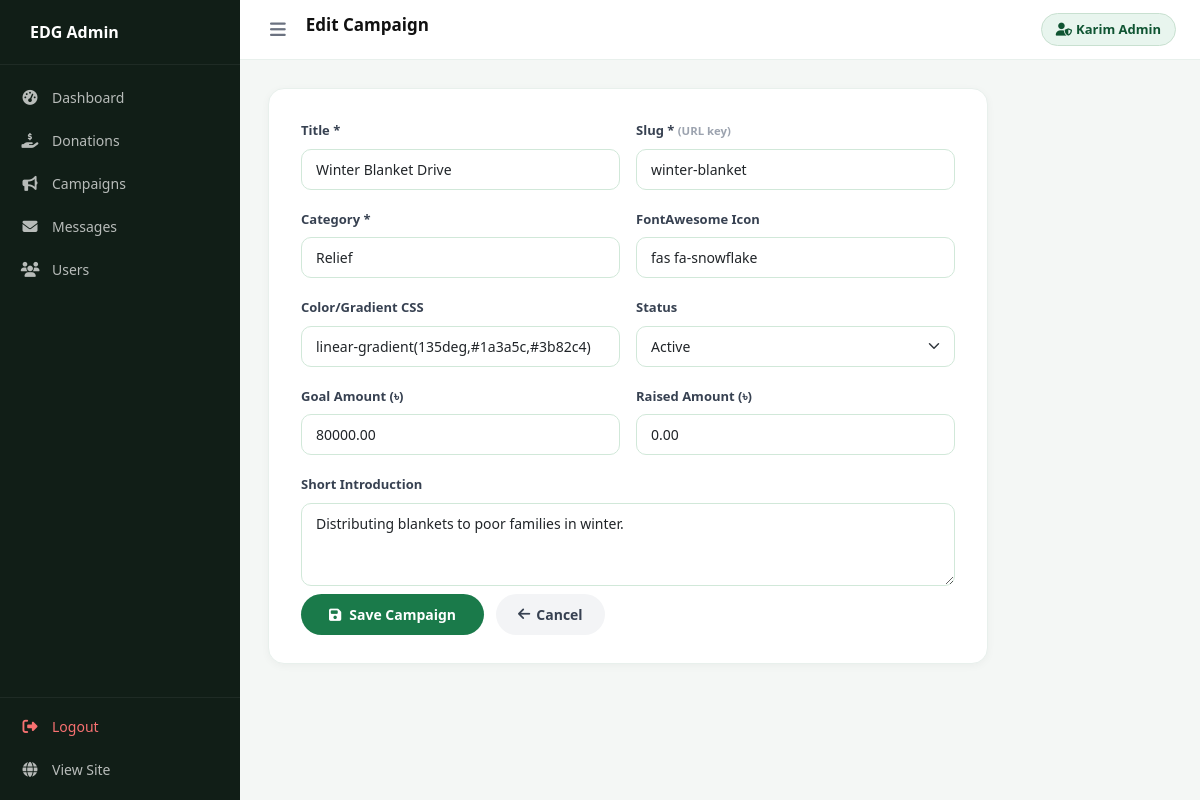
The app's page /admin/campaign-edit.php?id=1 (signed in) with its own data.
### tables this page shows
CREATE TABLE IF NOT EXISTS campaigns (
    id            INT UNSIGNED    AUTO_INCREMENT PRIMARY KEY,
    slug          VARCHAR(100)    NOT NULL UNIQUE,
    title         VARCHAR(150)    NOT NULL,
    category      VARCHAR(80)     NOT NULL,
    icon          VARCHAR(100)    NOT NULL DEFAULT 'fas fa-heart',
    color         VARCHAR(200)    DEFAULT '#1a7a4a',
    goal_amount   DECIMAL(12,2)   NOT NULL DEFAULT 0,
    raised_amount DECIMAL(12,2)   NOT NULL DEFAULT 0,
    pct_funded    INT             NOT NULL DEFAULT 0,
    intro         TEXT,
    status        ENUM('active','inactive') DEFAULT 'active',
    created_at    TIMESTAMP       DEFAULT CURRENT_TIMESTAMP
);

### includes/auth.php (called while the page is built, shortened)
<?php
function flash_get(): ?array {
    $f = $_SESSION['flash'] ?? null;
    return $f;
}

### admin/campaign-edit.php (the view, shortened to what this page needs)
<?php
require_once 'includes/admin-auth.php';
$id = (int)($_GET['id'] ?? 0);
$campaign = $id ? $pdo->prepare('SELECT * FROM campaigns WHERE id=?') : null;
if ($campaign) { $campaign->execute([$id]); $campaign = $campaign->fetch(); }
require_once 'includes/admin-header.php';
$v = fn($f) => htmlspecialchars($campaign[$f] ?? ($_POST[$f] ?? ''));
?>
<div class="form-card">
  <form method="POST">
    <div class="row g-3">
      <div class="col-sm-6"><label class="form-label">Title *</label><input type="text" name="title" class="form-control" value="<?= $v('title') ?>" required></div>
      <div class="col-sm-6"><label class="form-label">Slug * <small style="color:#9ca3af;">(URL key)</small></label><input type="text" name="slug" class="form-control" value="<?= $v('slug') ?>" required></div>
      <div class="col-sm-6"><label class="form-label">Category *</label><input type="text" name="category" class="form-control" value="<?= $v('category') ?>" placeholder="Education, Health..." required></div>
      <div class="col-sm-6"><label class="form-label">FontAwesome Icon</label><input type="text" name="icon" class="form-control" value="<?= $v('icon') ?>" placeholder="fas fa-backpack"></div>
      <div class="col-sm-6"><label class="form-label">Color/Gradient CSS</label><input type="text" name="color" class="form-control" value="<?= $v('color') ?>" placeholder="linear-gradient(...)"></div>
      <div class="col-sm-6"><label class="form-label">Status</label>
        <select name="status" class="form-select">
          <option value="active"   <?= ($campaign['status']??'active')==='active'?'selected':'' ?>>Active</option>
        </select>
      </div>
      <div class="col-sm-6"><label class="form-label">Goal Amount (৳)</label><input type="number" name="goal_amount" class="form-control" value="<?= $v('goal_amount') ?>" step="1000" min="0"></div>
      <div class="col-sm-6"><label class="form-label">Raised Amount (৳)</label><input type="number" name="raised_amount" class="form-control" value="<?= $v('raised_amount') ?>" step="100" min="0"></div>
      <div class="col-12"><label class="form-label">Short Introduction</label><textarea name="intro" class="form-control" rows="3" placeholder="Brief description..."><?= $v('intro') ?></textarea></div>
      <div class="col-12 mt-2" style="display:flex;gap:12px;">
        <button type="submit" class="btn-green"><i class="fas fa-save me-2"></i>Save Campaign</button>
        <a href="campaigns.php" style="background:#f3f4f6;color:#374151;border:none;border-radius:30px;padding:10px 22px;font-size:14px;font-weight:600;text-decoration:none;display:inline-flex;align-items:center;gap:6px;"><i class="fas fa-arrow-left"></i>Cancel</a>
      </div>
    </div>
  </form>
</div>
<?php require_once 'includes/admin-footer.php'; ?>

### assets/css/admin.css (style rules this page uses)
:root { --sidebar-w: 240px; --sidebar-collapsed-w: 68px; --green: #1a7a4a; --green-dk:#0f5432; --gold: #d4a017; --topbar-h:60px; --bg: #f4f7f5; --sidebar-bg: #111e17; --sidebar-text: rgba(255,255,255,.70); --sidebar-hover: rgba(255,255,255,.07); --sidebar-active-bg: rgba(26,122,74,.30); --sidebar-active-border: #1a7a4a; }
*, *::before, *::after { box-sizing: border-box; margin: 0; padding: 0; }
body { background: var(--bg); font-family: 'Segoe UI', sans-serif; display: flex; min-height: 100vh; }
.form-card { background: #fff; border-radius: 16px; border: 1px solid #e8f0ec; padding: 28px 32px; box-shadow: 0 2px 8px rgba(0,0,0,.04); max-width: 720px; }
.form-label { font-size: 13px; font-weight: 600; color: #374151; }
.form-control, .form-select { border-radius: 10px; border: 1.5px solid #d1e8d9; font-size: 14px; padding: 9px 14px; }
.btn-green { background: var(--green); color: #fff; border: none; border-radius: 30px; padding: 10px 28px; font-size: 14px; font-weight: 600; cursor: pointer; transition: all .2s; }

### records on screen
campaigns: title "Winter Blanket Drive", slug "winter-blanket", category "Relief", icon "fas fa-snowflake", color "linear-gradient(135deg,#1a3a5c,#3b82c4)", status "Active", goal_amount "80000.00", raised_amount "0.00", intro "Distributing blankets to poor families in winter."

### other values on screen
$item['label'] "Dashboard"
$item['label'] "Donations"
$item['label'] "Campaigns"
$item['label'] "Messages"
$item['label'] "Users"
$page_title "Edit Campaign"
admin_name() "Karim Admin"
